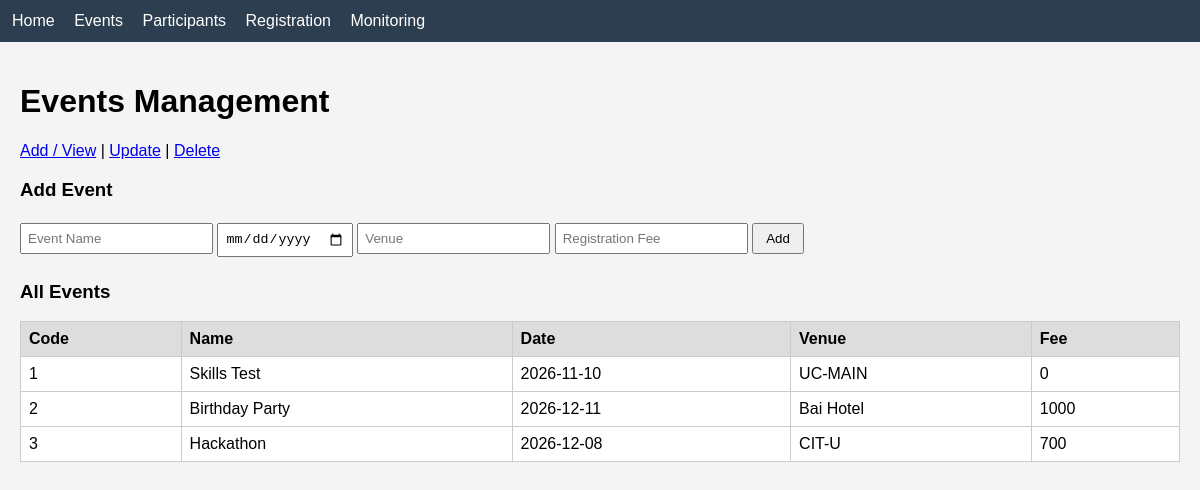
The app's page /events with its own data.
### tables this page shows
CREATE TABLE Events (
        evCode INTEGER PRIMARY KEY AUTOINCREMENT,
        evName TEXT NOT NULL,
        evDate DATE NOT NULL,
        evVenue TEXT NOT NULL,
        evRFee DECIMAL NOT NULL
    );

### app.py (the view, shortened to what this page needs)
@app.route("/events", methods=["GET", "POST"])
def events():
    conn = get_connection()
    rows = conn.execute("SELECT * FROM Events").fetchall()
    conn.close()
    return render_template("events.html", events=rows)

### db.py (called while the page is built)
def get_connection():
    conn = sqlite3.connect(DB_NAME)
    conn.row_factory = sqlite3.Row
    conn.execute("PRAGMA foreign_keys = ON")
    return conn

### templates/events.html
{% extends "base.html" %}
{% block content %}
<h1>Events Management</h1>
<p><a href="/events">Add / View</a> | <a href="/events/update">Update</a> | <a href="/events/delete">Delete</a></p>
<h3>Add Event</h3>
<form method="POST">
    <input type="text" name="evName" placeholder="Event Name" required>
    <input type="date" name="evDate" required>
    <input type="text" name="evVenue" placeholder="Venue" required>
    <input type="number" step="0.01" name="evRFee" placeholder="Registration Fee" required>
    <button type="submit">Add</button>
</form>
<h3>All Events</h3>
<table>
    <tr><th>Code</th><th>Name</th><th>Date</th><th>Venue</th><th>Fee</th></tr>
    {% for e in events %}
    <tr>
        <td>{{ e["evCode"] }}</td>
        <td>{{ e["evName"] }}</td>
        <td>{{ e["evDate"] }}</td>
        <td>{{ e["evVenue"] }}</td>
        <td>{{ e["evRFee"] }}</td>
    </tr>
    {% endfor %}
</table>
{% endblock %}

### static/style.css (style rules this page uses)
body { font-family: Arial, sans-serif; margin: 0; background: #f4f4f4; }
table { border-collapse: collapse; width: 100%; background: white; }
th, td { border: 1px solid #ccc; padding: 8px; text-align: left; }
th { background: #ddd; }
input, select { padding: 6px; margin: 4px 0; }
button { padding: 6px 12px; cursor: pointer; }
form { margin-bottom: 20px; }

### records on screen
Events: evCode "1", evName "Skills Test", evDate "2026-11-10", evVenue "UC-MAIN", evRFee "0"
Events: evCode "2", evName "Birthday Party", evDate "2026-12-11", evVenue "Bai Hotel", evRFee "1000"
Events: evCode "3", evName "Hackathon", evDate "2026-12-08", evVenue "CIT-U", evRFee "700"
